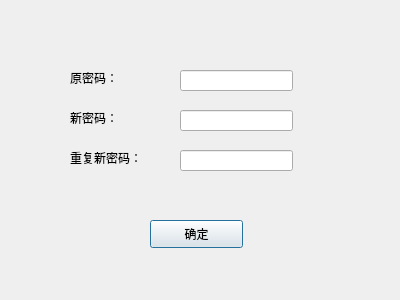
<?xml version="1.0" encoding="UTF-8"?>
<ui version="4.0">
 <class>Editpassword</class>
 <widget class="QDialog" name="Editpassword">
  <property name="geometry">
   <rect>
    <x>0</x>
    <y>0</y>
    <width>400</width>
    <height>300</height>
   </rect>
  </property>
  <property name="windowTitle">
   <string>Dialog</string>
  </property>
  <widget class="QLabel" name="label">
   <property name="geometry">
    <rect>
     <x>70</x>
     <y>70</y>
     <width>72</width>
     <height>15</height>
    </rect>
   </property>
   <property name="text">
    <string>原密码：</string>
   </property>
  </widget>
  <widget class="QLineEdit" name="oldPassword">
   <property name="geometry">
    <rect>
     <x>180</x>
     <y>70</y>
     <width>113</width>
     <height>21</height>
    </rect>
   </property>
  </widget>
  <widget class="QLabel" name="label_2">
   <property name="geometry">
    <rect>
     <x>70</x>
     <y>110</y>
     <width>72</width>
     <height>15</height>
    </rect>
   </property>
   <property name="text">
    <string>新密码：</string>
   </property>
  </widget>
  <widget class="QLineEdit" name="newPassword">
   <property name="geometry">
    <rect>
     <x>180</x>
     <y>110</y>
     <width>113</width>
     <height>21</height>
    </rect>
   </property>
  </widget>
  <widget class="QLabel" name="label_3">
   <property name="geometry">
    <rect>
     <x>70</x>
     <y>150</y>
     <width>91</width>
     <height>16</height>
    </rect>
   </property>
   <property name="text">
    <string>重复新密码：</string>
   </property>
  </widget>
  <widget class="QLineEdit" name="newPassword_2">
   <property name="geometry">
    <rect>
     <x>180</x>
     <y>150</y>
     <width>113</width>
     <height>21</height>
    </rect>
   </property>
  </widget>
  <widget class="QPushButton" name="ensured">
   <property name="geometry">
    <rect>
     <x>150</x>
     <y>220</y>
     <width>93</width>
     <height>28</height>
    </rect>
   </property>
   <property name="text">
    <string>确定</string>
   </property>
  </widget>
 </widget>
 <resources/>
 <connections/>
</ui>
